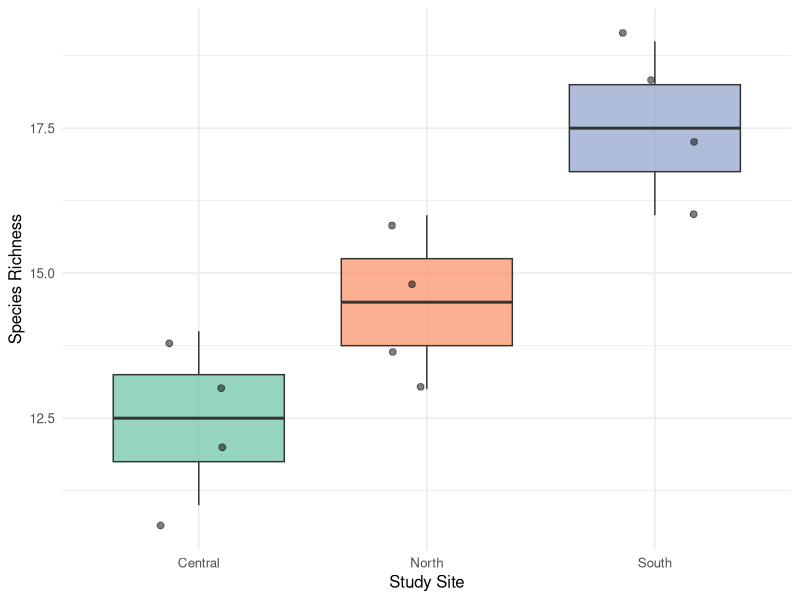
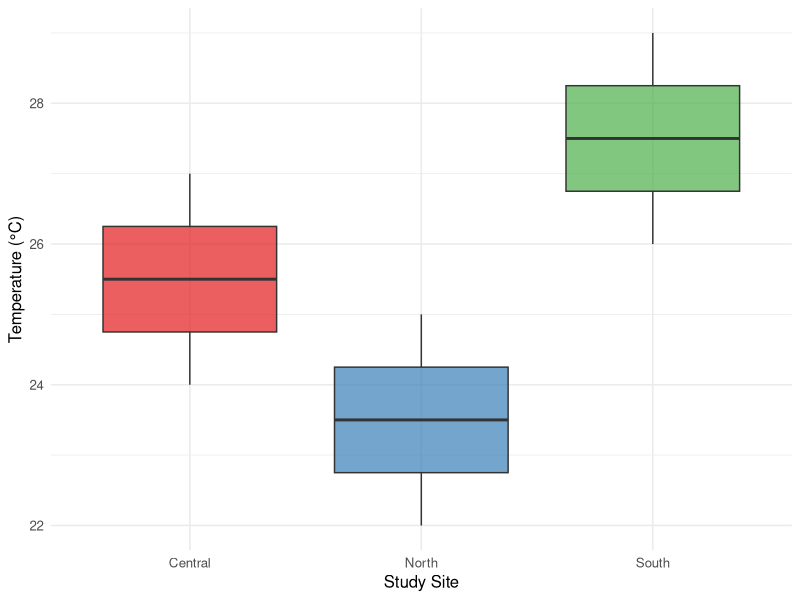
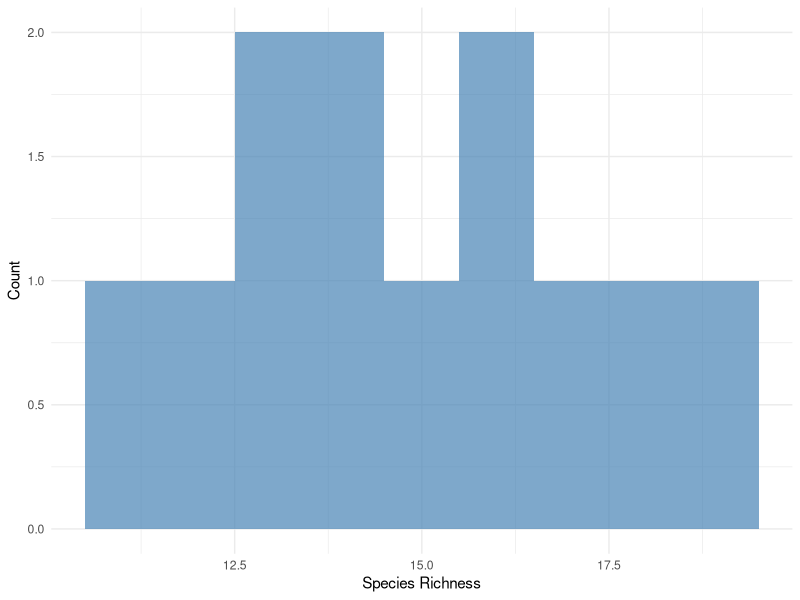
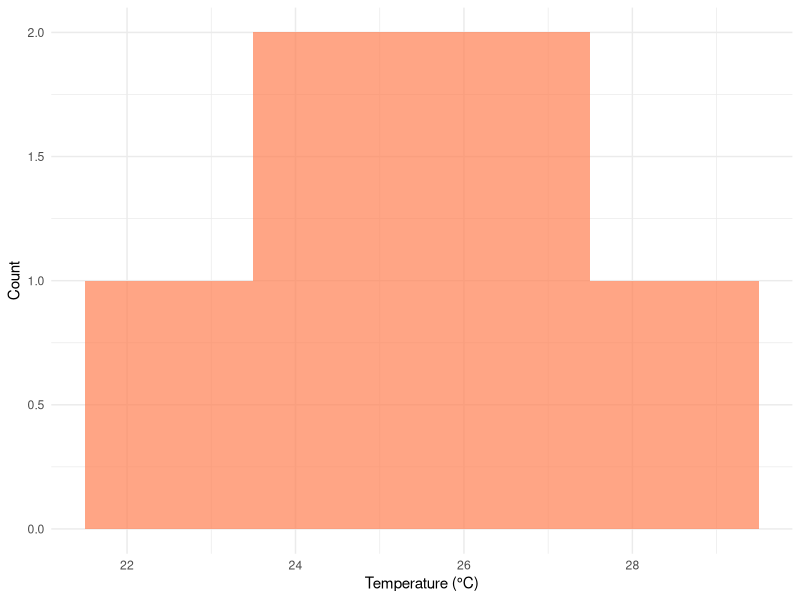
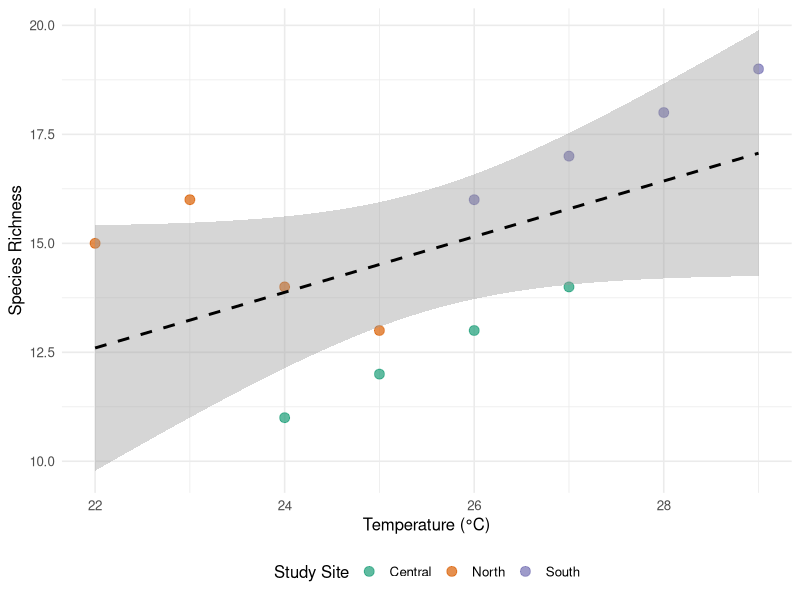

R code for these plots, in order:
## ---- chunk 1
#| label: setup
#| message: false
#| warning: false

# Load tidyverse package (includes ggplot2, dplyr, readr, and more)
# This is a collection of packages for data manipulation and visualization
library(tidyverse)

# Load knitr package for creating formatted tables with kable() function
library(knitr)

# Read bee data from CSV file
# read.csv() imports data from a comma-separated values file
# Returns a data frame with columns matching the CSV headers
# File must be in the same directory as this .qmd file
bee_data <- read.csv("bee_data.csv")

# head() displays the first 6 rows of the data frame
# Useful for quickly checking that data imported correctly
head(bee_data)
## ---- chunk 2
#| label: fig-richness-site
#| fig-cap: "Species richness varies significantly among sites, with the southern site showing highest diversity."
#| fig-width: 6
#| fig-height: 4

# ggplot() initializes a plot object
# First argument is the data frame
# aes() defines the aesthetic mappings (which variables map to x, y, colors, etc.)
ggplot(bee_data, aes(x = site, y = richness, fill = site)) +
  
  # geom_boxplot() adds a box-and-whisker plot layer
  # alpha = 0.7 sets transparency (0 = fully transparent, 1 = fully opaque)
  geom_boxplot(alpha = 0.7) +
  
  # geom_jitter() adds individual data points with random horizontal scatter
  # width = 0.2 controls how much horizontal jitter to apply
  # size = 2 sets the point size (larger number = bigger points)
  geom_jitter(width = 0.2, alpha = 0.5, size = 2) +
  
  # labs() sets axis labels and titles
  # x = sets the x-axis label, y = sets the y-axis label
  labs(x = "Study Site", 
       y = "Species Richness") +
  
  # theme_minimal() applies a clean, minimalist theme
  # base_size = 12 sets the base font size for all text in the plot
  theme_minimal(base_size = 12) +
  
  # theme() allows fine-tuning of specific plot elements
  # legend.position = "none" removes the legend entirely
  theme(legend.position = "none") +
  
  # scale_fill_brewer() uses ColorBrewer color palettes
  # palette = "Set2" selects a specific color scheme designed to be colorblind-friendly
  scale_fill_brewer(palette = "Set2")
## ---- chunk 3
#| label: fig-temperature
#| fig-cap: "Mean temperature increases from north to south across study sites."
#| fig-width: 6
#| fig-height: 4

# Create a boxplot showing temperature distribution by site
# aes() maps: x = categorical site variable, y = numeric temperature, fill = colors by site
ggplot(bee_data, aes(x = site, y = temperature, fill = site)) +
  
  # Add boxplot layer with 70% opacity
  geom_boxplot(alpha = 0.7) +
  
  # Set axis labels
  labs(x = "Study Site",
       y = "Temperature (°C)") +
  
  # Apply minimal theme with 12pt base font size
  theme_minimal(base_size = 12) +
  
  # Remove legend (redundant since x-axis already shows sites)
  theme(legend.position = "none") +
  
  # Use ColorBrewer "Set1" palette (different from previous plot for variety)
  scale_fill_brewer(palette = "Set1")
## ---- chunk 4
#| label: fig-comparison
#| fig-cap: "Comparison of richness and temperature patterns across sites."
#| fig-subcap: 
#|   - "Species richness distribution"
#|   - "Temperature distribution"
#| layout-ncol: 2
#| fig-width: 4
#| fig-height: 3

# Plot 1: Richness histogram
# aes(x = richness) maps only x variable; y is automatically the count
ggplot(bee_data, aes(x = richness)) +
  
  # geom_histogram() creates a histogram (bars showing frequency distribution)
  # binwidth = 1 makes each bar represent a 1-unit interval
  # fill = "steelblue" sets the bar color
  geom_histogram(binwidth = 1, fill = "steelblue", alpha = 0.7) +
  
  # Set axis labels
  labs(x = "Species Richness", y = "Count") +
  
  # Apply minimal theme
  theme_minimal()

# Plot 2: Temperature histogram
# Same structure as Plot 1, but with temperature data and coral color
ggplot(bee_data, aes(x = temperature)) +
  
  # Create histogram with 1-degree bins
  geom_histogram(binwidth = 1, fill = "coral", alpha = 0.7) +
  
  # Set axis labels
  labs(x = "Temperature (°C)", y = "Count") +
  
  # Apply minimal theme
  theme_minimal()
## ---- chunk 5
#| label: tbl-summary
#| tbl-cap: "Summary statistics of species richness and temperature by study site."

# Calculate summary statistics using tidyverse pipe operator %>%
# The pipe passes the result of each line to the next line as the first argument

# Start with bee_data
summary_stats <- bee_data %>%
  
  # group_by() splits data into groups (one for each site)
  # All subsequent operations are performed within each group
  group_by(site) %>%
  
  # summarise() creates new columns by calculating summaries
  # Each calculation is applied to each group separately
  summarise(
    # mean() calculates the average
    # round(x, 1) rounds to 1 decimal place
    # Backticks allow column names with spaces
    `Mean Richness` = round(mean(richness), 1),
    
    # sd() calculates the standard deviation (measure of variability)
    `SD Richness` = round(sd(richness), 1),
    
    # Same calculations for temperature
    `Mean Temp (°C)` = round(mean(temperature), 1),
    `SD Temp` = round(sd(temperature), 1),
    
    # n() counts the number of observations in each group
    N = n()
  )

# Create formatted table
# kable() converts data frame to formatted table
kable(summary_stats, 
      # digits = 1 controls decimal places for all numeric columns
      digits = 1,
      # align = controls text alignment: 'l' = left, 'c' = center, 'r' = right
      # One letter per column: left-align site names, center all numbers
      align = c('l', 'c', 'c', 'c', 'c', 'c'))
## ---- chunk 6
#| label: tbl-anova
#| tbl-cap: "ANOVA results testing differences in species richness among sites."

# Run ANOVA (Analysis of Variance)
# aov() performs ANOVA test
# Formula syntax: response_variable ~ predictor_variable
# Tests if mean richness differs significantly among sites
anova_results <- aov(richness ~ site, data = bee_data)

# summary() extracts the ANOVA table from the model object
# Returns a list containing F-statistic, p-value, degrees of freedom, etc.
anova_summary <- summary(anova_results)

# Extract values from the summary
# [[1]] accesses the first element of the summary list (the ANOVA table)
# as.data.frame() converts it to a data frame for easier manipulation
anova_df <- as.data.frame(anova_summary[[1]])

# Format for display
# Create a cleaner version with row names as a column
anova_table <- data.frame(
  # row.names() extracts the row labels (Source names)
  Source = row.names(anova_df),
  
  # Access columns from the ANOVA results using $ notation
  Df = anova_df$Df,
  
  # round() to 2 decimal places for readability
  `Sum Sq` = round(anova_df$`Sum Sq`, 2),
  `Mean Sq` = round(anova_df$`Mean Sq`, 2),
  `F value` = round(anova_df$`F value`, 2),
  
  # ifelse() is a conditional: if p < 0.001, show "< 0.001", else round to 3 decimals
  # This handles the very small p-values more clearly
  `P value` = ifelse(anova_df$`Pr(>F)` < 0.001, "< 0.001", 
                     round(anova_df$`Pr(>F)`, 3)),
  
  # check.names = FALSE preserves column names with spaces
  check.names = FALSE
)

# kable() creates formatted table
# row.names = FALSE prevents duplicate row numbers
kable(anova_table, row.names = FALSE)
## ---- chunk 7
#| label: fig-temp-richness
#| fig-cap: "Positive relationship between temperature and species richness across all sites."
#| fig-width: 6
#| fig-height: 5

# Create scatter plot with regression line
# aes() maps temperature to x-axis, richness to y-axis, color points by site
ggplot(bee_data, aes(x = temperature, y = richness, color = site)) +
  
  # geom_point() adds scatter plot points
  # size = 3 makes points larger for better visibility
  # alpha = 0.7 adds slight transparency
  geom_point(size = 3, alpha = 0.7) +
  
  # geom_smooth() adds a fitted line to show trend
  # method = "lm" fits a linear model (straight line)
  # se = TRUE includes the confidence interval (shaded area around line)
  # color = "black" makes the line black (overrides color aesthetic)
  # linetype = "dashed" creates a dashed line instead of solid
  geom_smooth(method = "lm", se = TRUE, color = "black", linetype = "dashed") +
  
  # Set all labels including legend title
  # color = "Study Site" labels the legend (since color aesthetic is mapped to site)
  labs(x = "Temperature (°C)",
       y = "Species Richness",
       color = "Study Site") +
  
  # Apply minimal theme
  theme_minimal(base_size = 12) +
  
  # Move legend to bottom to save horizontal space
  # legend.position can be "top", "bottom", "left", "right", or "none"
  theme(legend.position = "bottom") +
  
  # Use ColorBrewer "Dark2" palette for better contrast with black regression line
  scale_color_brewer(palette = "Dark2")
## ---- chunk 8
#| label: session-info

# sessionInfo() prints information about the R session
# Includes: R version, operating system, loaded packages and their versions
# This is crucial for reproducibility - allows others to recreate your exact environment
sessionInfo()
